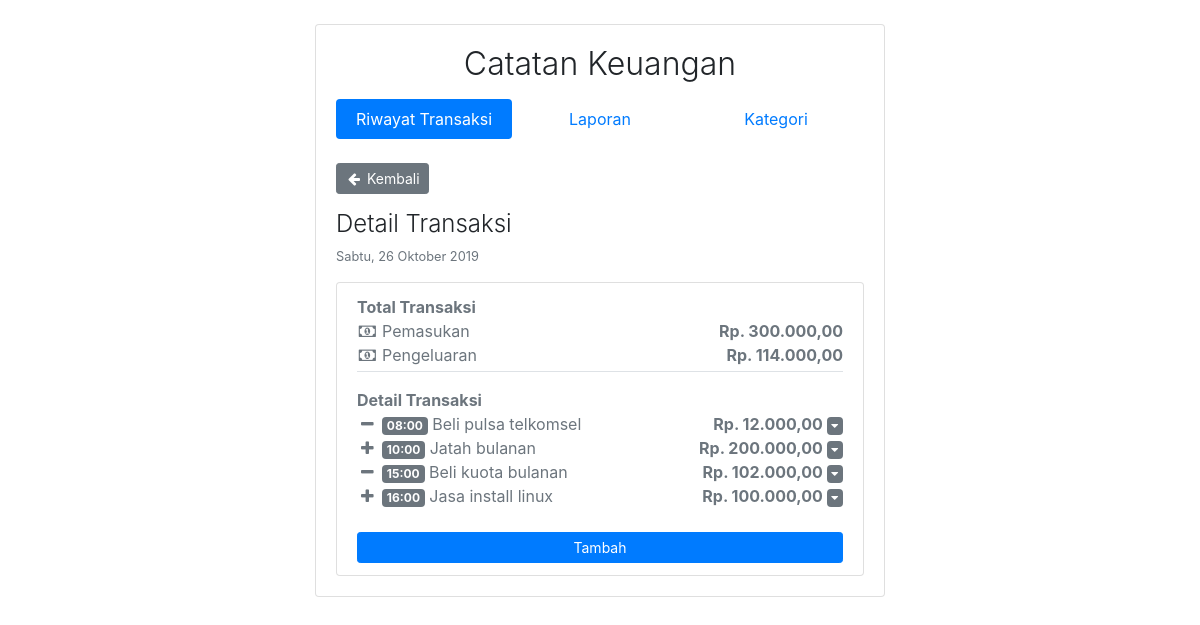
The app's page /transaksi/detail/1572022800, older data.
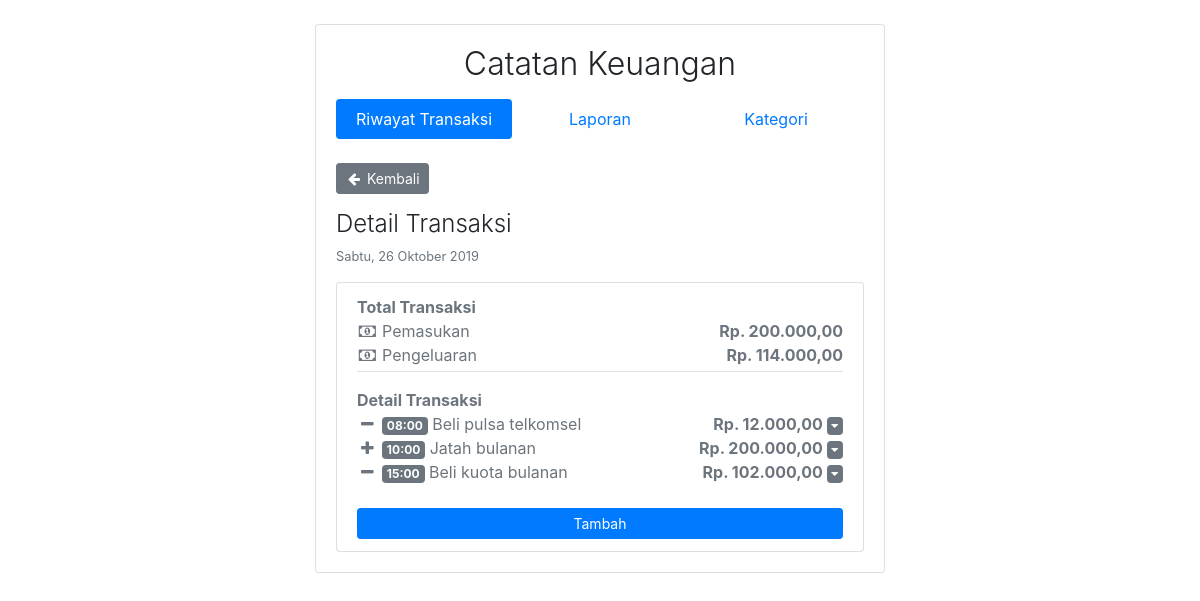
The same page, newer data.
### tables this page shows
CREATE TABLE `transaksi` (
  `id_transaksi` char(14) NOT NULL,
  `user_id` int(11) NOT NULL,
  `kategori_id` int(11) NOT NULL,
  `jumlah` int(11) NOT NULL,
  `tgl_transaksi` date NOT NULL,
  `waktu` time NOT NULL,
  `keterangan` varchar(64) NOT NULL
);

CREATE TABLE `kategori` (
  `id_kategori` int(11) NOT NULL,
  `nama_kategori` varchar(64) NOT NULL,
  `tipe_kategori` enum('pemasukan','pengeluaran') NOT NULL
);

### application/controllers/Transaksi.php (called while the page is built, shortened)
<?php
class Transaksi extends CI_Controller
{
	public function __construct()
	{
		$this->load->model('MainModel', 'main');
		$this->load->library('form_validation');
	}
	private function template($view, $data = null)
	{
		$this->load->view('templates/header', $data);
		$this->load->view($view);
		$this->load->view('templates/footer');
	}
	public function detail($getTgl)
	{
		$data['judul'] 		= "Detail Transaksi";
		$data['tgl'] 		= encode_php_tags($getTgl);
		$format_tgl 		= date('Y-m-d', $data['tgl']);
		$data['transaksi'] 			= $this->main->getTransaksiByTgl($format_tgl);
		$data['tot_pemasukan'] 		= $this->main->getTotalTransaksi($format_tgl, 'pemasukan');
		$data['tot_pengeluaran']	= $this->main->getTotalTransaksi($format_tgl, 'pengeluaran');
		$this->template('transaksi/detail', $data);
	}
}

### index.php (called while the page is built, shortened)
<?php
require_once BASEPATH.'core/CodeIgniter.php';

### application/helpers/tanggal_helper.php (called while the page is built, shortened)
<?php
function full_tanggal($tgl)
{
    $d = date("D", $tgl);
    switch ($d) {
        case 'Sat':
            $hari = "Sabtu";
            break;
    }
    $bulan = [1 => "Januari", "Februari", "Maret", "April", "Mei", "Juni", "Juli", "Agustus", "September", "Oktober", "November", "Desember"];
    $m = date('n', $tgl);
    return $hari . ', ' . date('d', $tgl) . ' ' . $bulan[$m] . ' ' . date('Y', $tgl);
}

### application/models/MainModel.php (called while the page is built, shortened)
<?php
class MainModel extends CI_Model
{
    public function getTransaksiByTgl($tgl)
    {
        $this->db->join('kategori k', 't.kategori_id=k.id_kategori');
        $this->db->order_by('waktu', 'asc');
        return $this->db->get_where('transaksi t', ['tgl_transaksi' => $tgl])->result();
    }
    public function getTotalTransaksi($tgl, $tipe = null)
    {
        $this->db->select_sum('jumlah');
        $this->db->join('kategori k', 't.kategori_id=k.id_kategori');
        return $this->db->get_where('transaksi t', ['tgl_transaksi' => $tgl, 'tipe_kategori' => $tipe])->row_array();
    }
}

### application/views/transaksi/detail.php (the view, shortened to what this page needs)
<a href="<?= base_url('transaksi') ?>" class="btn btn-sm btn-secondary mb-3">
    <i class="fa fa-fw fa-arrow-left"></i> Kembali
</a>
<h1 class="h4 font-weight-light"><?= $judul; ?></h1>
<p class="small text-muted"><?= full_tanggal($tgl); ?></p>
<ul class="list-group">
    <li class="list-group-item">
        <?php if (!$transaksi) : ?>
            <p class="text-muted">Data masih kosong</p>
        <?php else : ?>
            <p class="font-weight-bold border-bottom pb-1">
                <span class="text-muted d-block">Total Transaksi</span>
                <span class="d-block text-muted">
                    <span class="font-weight-normal">
                        <i class="fa fa-fw fa-money"></i>
                        Pemasukan
                    </span>
                    <span class="float-right">
                        Rp. <?= number_format($tot_pemasukan['jumlah'], 2, ',', '.'); ?>
                    </span>
                </span>
                <span class="d-block text-muted">
                    <span class="font-weight-normal">
                        <i class="fa fa-fw fa-money"></i>
                        Pengeluaran
                    </span>
                    <span class="float-right">
                        Rp. <?= number_format($tot_pengeluaran['jumlah'], 2, ',', '.'); ?>
                    </span>
                </span>
            </p>
            <span class="text-muted font-weight-bold mb-2">Detail Transaksi</span>
            <?php foreach ($transaksi as $t) : ?>
                <div class="row">
                    <span class="col-md text-muted">
                        <i class="fa fa-fw fa-<?= $t->tipe_kategori == 'pemasukan' ? 'plus' : 'minus' ?>"></i>
                        <span class="badge badge-secondary">
                            <?= date('H:i', strtotime($t->waktu)); ?>
                        </span>
                        <?= $t->keterangan ?>
                    </span>
                    <span class="col-md text-right font-weight-bold text-muted">
                        Rp. <?= number_format($t->jumlah, 2, ',', '.'); ?>
                        <div class="btn-group">
                            <a href="#" class="badge badge-secondary" data-toggle="dropdown" aria-haspopup="true" aria-expanded="false">
                                <i class="fa fa-caret-down"></i>
                            </a>
                        </div>
                    </span>
                </div>
            <?php endforeach; ?>
        <?php endif; ?>
        <a href="<?= base_url('transaksi/add/0/') . $tgl ?>" class="btn btn-primary text-center btn-block btn-sm mt-4">Tambah</a>
    </li>
</ul>

### application/views/templates/header.php (shortened to what this page needs)
<!DOCTYPE html>
<html lang="en">
<head>
    <link rel="stylesheet" href="<?= base_url(); ?>assets/css/bootstrap.min.css">
    <link rel="stylesheet" href="<?= base_url(); ?>assets/css/font-awesome.min.css">
    <link rel="stylesheet" href="<?= base_url(); ?>assets/css/style.css">
</head>
<body>
    <div class="row m-0 justify-content-center">
        <div class="col-lg-6 py-4">
            <div class="card">
                <div class="card-body">
                    <h2 class="text-center mb-3 font-weight-light">Catatan Keuangan</h2>
                    <nav class="nav nav-pills nav-justified mb-4">
                        <a class="nav-item nav-link active" href="<?= base_url('transaksi'); ?>">Riwayat Transaksi</a>
                        <a class="nav-item nav-link" href="#">Laporan</a>
                        <a class="nav-item nav-link" href="#">Kategori</a>
                    </nav>

### application/views/templates/footer.php (shortened to what this page needs)
</body>
</html>

### assets/css/style.css (style rules this page uses)
html, body { height: 100%; width: 100%; }

Row changes from the older to the newer data that the page shows:
removed transaksi: waktu "16:00", keterangan "Jasa install linux", jumlah "100.000,00"
Text that changed along with them:
$tot_pemasukan['jumlah']: "300.000,00" → "200.000,00"
